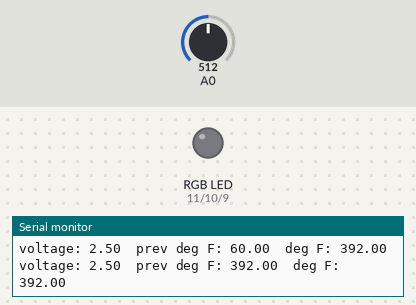
Simulated run of this sketch. Board: Arduino Uno, built with avr-gcc and run on an emulated ATmega328P. Parts: an RGB LED mixed from three pins (HIGH = lit), the last lines printed to the serial monitor. The inputs (shaded band) are chosen by the test bench; at power-on: A0 = 512. Dim RGB values are drawn brighter than linear.

Above: at 1.8 s.
1.9 s: A0 set to 122
At 3.05 s:
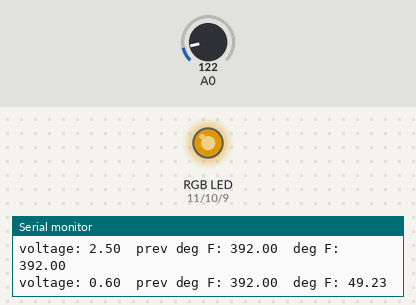
At 18.2 s:
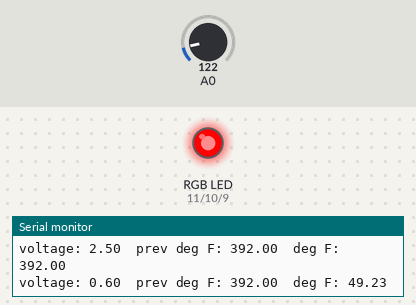
Timing chart, 0 to 18.4 s (numbered marks = the images above; inputs shaded):
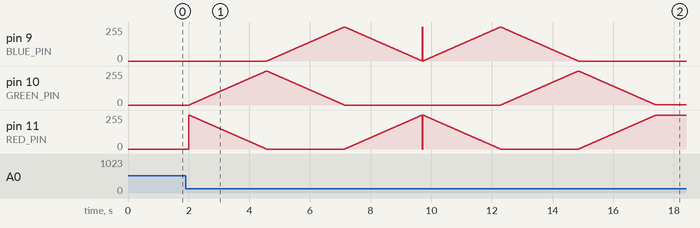

The sketch:

sketch.ino
```cpp
// Alan Ness 2/2016

const int temperaturePin = 0;
const int BLUE_PIN = 9;
const int GREEN_PIN = 10;
const int RED_PIN = 11;

// Color range
const int MIN = 0;
const int MAX = 768;

//const int COLD_LIGHT = 468;
const int COLD_LIGHT = 0;
const int HOT_LIGHT = 768;

//const int LOW_TEMP = 60;
const int LOW_TEMP = 65;
const int HIGH_TEMP = 90;

// Initiate stuff
void setup()
{
	Serial.begin(9600);
	pinMode(RED_PIN, OUTPUT);
	pinMode(GREEN_PIN, OUTPUT);
	pinMode(BLUE_PIN, OUTPUT);
}

float prevDegreesF = 60;
void loop()
{
	// Collect data
	float voltage, degreesC, degreesF;
	voltage = getVoltage(temperaturePin);
	degreesC = (voltage - 0.5) * 100.0;
	degreesF = degreesC * (9.0/5.0) + 32.0;

	// Debug
	Serial.print("voltage: ");
	Serial.print(voltage);
	Serial.print("	prev deg F: ");
	Serial.print(prevDegreesF);
	Serial.print("	deg F: ");
	Serial.println(degreesF);

	// Update the LED using the new temperature
	adjustBrightness(degreesF, prevDegreesF);

	// Prepare for next loop
	prevDegreesF = degreesF;
	delay(1000);
}

float getVoltage(int pin)
{
	// Magical voltage / temperature conversion
	return (analogRead(pin) * 0.004882814);
}

// Adjust the brightness based on the new temperature
void adjustBrightness(int degreesF, int prevDegreesF){

	// If there wasn't a change in temp, just pulse a single degree
	if(degreesF == prevDegreesF){
		prevDegreesF = degreesF - 1;
	}

	// Calculate the shift in color values
	int incrementBy =(HOT_LIGHT - COLD_LIGHT) / (HIGH_TEMP - LOW_TEMP);
	int movement = degreesF - LOW_TEMP;
	int movementPrev = prevDegreesF - LOW_TEMP;
	int newLow = COLD_LIGHT + movement * incrementBy;
	int newHigh = COLD_LIGHT + movementPrev * incrementBy;

	// Don't excede the min/max color values
	if(newLow < MIN){
		newLow = MIN;
	}
	if(newHigh > MAX){
		newHigh = MAX;
	}

	// Do technical stuff in here
	pulseColorRange(newLow, newHigh);
}

////////////////
// Below is a modified version of the Circuit #3 example project in the Vilros's Ultimate Starter Kit Guide for the Arduino Uno
////////////////
void pulseColorRange(int low, int high)
{
	int x;
	// Pulse from low to high
	for (x = low; x < high; x++)
	{
		colorToLED(x);
		delay(10);
	}

	// Then pulse from high to low
	for (x = high; x > low; x--)
	{
		colorToLED(x);
		delay(10);
	}
}
void colorToLED(int color)
{
	int redIntensity;
	int greenIntensity;
	int blueIntensity;

	// GREEN-ish, the coldest color
	if (color <= 255)
	{
		redIntensity = 255 - color;
		greenIntensity = color;
		blueIntensity = 0;
	}

	// BLUE-ish, the medium color
	else if (color <= 511)
	{
		redIntensity = 0;
		greenIntensity = 255 - (color - 256);
		blueIntensity = (color - 256);
	}

	// RED-ish, the hottest color
	else
	{
		redIntensity = (color - 512);
		greenIntensity = 0;
		blueIntensity = 255 - (color - 512);
	}

	// Output the calculated pin values to the LED
	analogWrite(RED_PIN, redIntensity);
	analogWrite(BLUE_PIN, blueIntensity);
	analogWrite(GREEN_PIN, greenIntensity);
}
```
